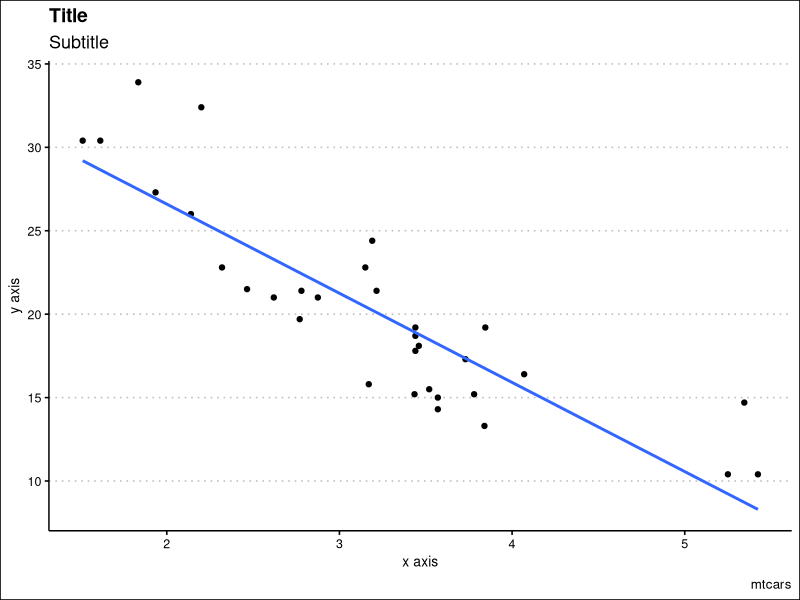

Recreate this plot in R.
library(tidyverse)
library(ggthemes)

car_plot <- mtcars |> 
  select(mpg, wt) |> 
  ggplot(mapping = aes(x = wt, y = mpg))+ 
  geom_point()+ 
  geom_smooth(method = "lm", formula = y ~ x, se = FALSE)+ 
  theme_clean()+ 
  labs(title = "Title", subtitle = "Subtitle", x = "x axis", y = "y axis", caption = "mtcars")

write_rds(car_plot, "car-plot.rds")

